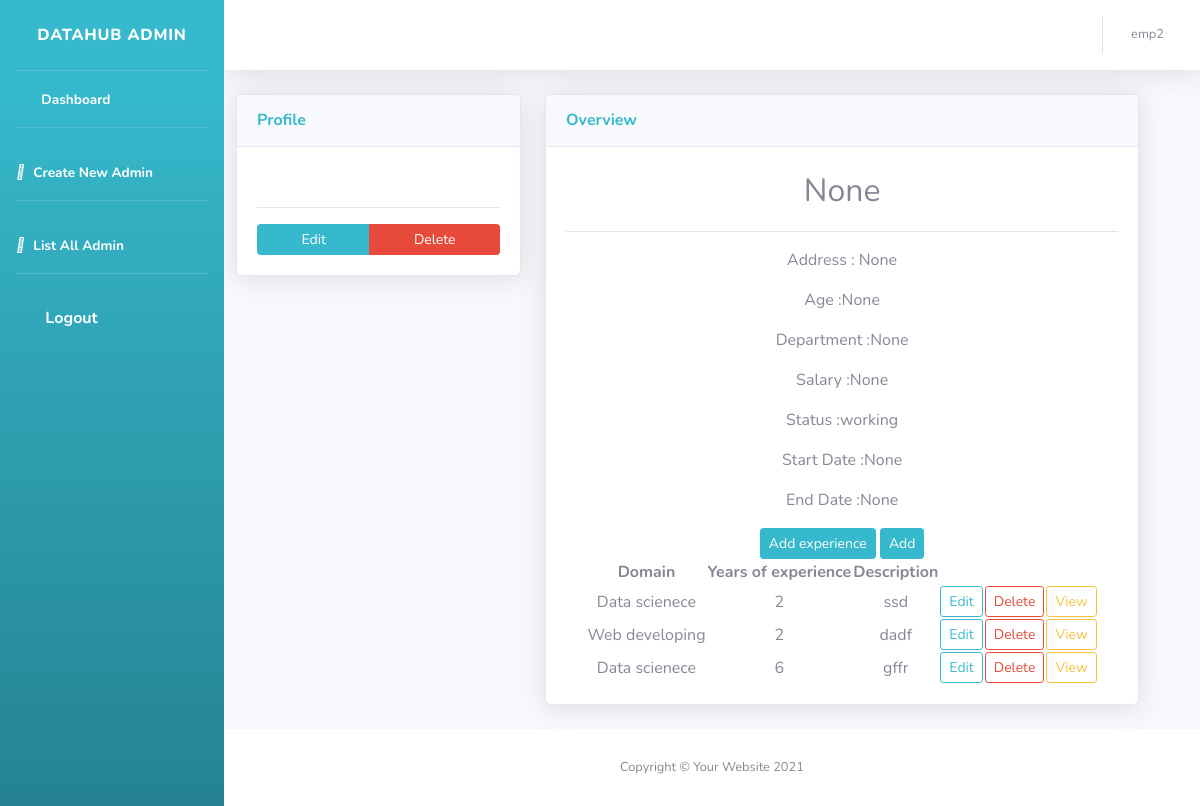
/emp/6 (signed in), run on the app's committed database.
### emp_crud/models.py (models this page shows, shortened)
class Employee(models.Model):
    user = models.OneToOneField(User, on_delete=models.CASCADE, null=True, blank=True)
    name = models.CharField(max_length=100, null=True, blank=True)
    username = models.CharField(max_length=200, default='x')
    password = models.CharField(max_length=200, default='x')
    address = models.CharField(max_length=200, null=True, blank=True)
    age = models.PositiveIntegerField(null=True, blank=True)
    depts = (
        ('Accounts and Finance', 'Accounts and Finance'),
        ('HR', 'HR'),
        ('Sales and marketing', 'Sales and marketing'),
        ('Infrastructures', 'Infrastructures'),
        ('Research and development', 'Research and development'),
        ('IT services', 'IT services'),
        ('Product development', 'Product development'),
        ('Security and transport', 'Security and transport'),
    )
    department = models.CharField(max_length=200, choices=depts, default=None, null=True, blank=True)
    emp_start_date = models.DateField(null=True, blank=True)
    emp_end_date = models.DateField(null=True, blank=True)
    salary = models.PositiveIntegerField(null=True, blank=True)
    photo = models.ImageField(upload_to='media/images', null=True, blank=True)
    options = (
        ('working', 'working'),
        ('resigned', 'resigned')
    )
    status = models.CharField(max_length=100, choices=options, default='working', null=True, blank=True)
    @property
    def imageURL(self):
        if self.photo:
            return self.photo.url
        else:
            return ""

class Exprerience(models.Model):
    emp_id = models.ForeignKey(Employee, on_delete=models.CASCADE)
    domain = models.ForeignKey(Domains, on_delete=models.CASCADE)
    skill = models.ForeignKey(Skills, on_delete=models.CASCADE, default=None)
    years_of_expre = models.IntegerField()
    description = models.TextField(max_length=400)

class Domains(models.Model):
    name = models.CharField(max_length=200)
    def __str__(self):
        return self.name

### emp_crud/views.py (the view)
# urls.py: path('emp/<int:pk>', Detail_emp_view.as_view(), name='details'),
@method_decorator(decs, name="dispatch")
class Detail_emp_view(DetailView):
    template_name = 'emp_details.html'
    model = Employee
    context_object_name = 'emp'
    def get_context_data(self, **kwargs):
        user = Employee.objects.get(id=self.request.user.id)
        usr = self.kwargs['pk']
        context = super().get_context_data(**kwargs)
        context["exp_list"] = Exprerience.objects.filter(emp_id=usr)
        return context

### emp_crud/views.py (called while the page is built)
def signin_required(fn):
    def wrapper(request, *args, **kwargs):
        if not request.user.is_authenticated:
            messages.error(request, 'invalid session')
            return redirect("signin")
        else:
            return fn(request, *args, **kwargs)
    return wrapper

### emp_crud/templates/emp_details.html (shortened to what this page needs)
{% extends 'base.html' %}
{% block content %}
<div class="row" style="width: 95%; margin-left: 0; margin-right: 0;">
    <div class="col-xl-4 col-lg-5 ">
        <div class="card shadow mb-4">
            <div class="card-header py-3 d-flex flex-row align-items-center justify-content-between">
                <h6 class="m-0 font-weight-bold text-info">Profile</h6>
            </div>
            <div class="card-body">
                <hr class="sidebar-divider">
                <div class="btn-group" style="width: 100%;" role="group" aria-label="Basic mixed styles example">
                    <a href="{% url 'update' emp.id %}" class="btn btn-info btn-sm ">Edit</a>
                    <a href="{% url 'delete' emp.id %}" class="btn btn-danger btn-sm ">Delete</a>
                </div>
            </div>
        </div>
    </div>
    <div class="col-xl-8 col-lg-7">
        <div class="card shadow mb-4">
            <div class="card-header py-3 d-flex flex-row align-items-center justify-content-between">
                <h6 class="m-0 font-weight-bold text-info">Overview</h6>
            </div>
            <div class="card-body text-center">
                <p style="font-size: xx-large; ">{{emp.name}}</p>
                <hr class="sidebar-divider">
                <p>Address : {{emp.address}}</p>
                <p>Age :{{emp.age}}</p>
                <p>Department :{{emp.department}}</p>
                <p>Salary :{{emp.salary}}</p>
                <p>Status :{{emp.status}}</p>
                <p>Start Date :{{emp.emp_start_date}}</p>
                <p>End Date :{{emp.emp_end_date}}</p>
                <a href="{% url 'addexp' emp.id %}" class="btn btn-info btn-sm ">Add experience</a>
                <a href="{% url 'addexpform' emp.id %}" class="btn btn-info btn-sm ">Add</a>
                <center>
                <table class="text-center">
                    <tr>
                        <th>Domain</th>
                        <th>Years of experience</th>
                        <th>Description
                        <th></th>
                        <th></th>
                        <th></th>
                    </tr>
                    {% for exp in exp_list %}
                    <tr>
                        <td>{{exp.domain}}</td>
                        <td>{{exp.years_of_expre}}</td>
                        <td>{{exp.description}}</td>
                        <td><a href="{% url 'update-exp' exp.id %}" class="btn btn-outline-info btn-sm ">Edit</a></td>
                        <td><a href="{% url 'delete-exp' exp.id %}" class="btn btn-outline-danger btn-sm ">Delete</a>
                        <td><a href="{% url 'display-exp' exp.id %}" class="btn btn-outline-warning btn-sm ">View</a></td>
                        </td>
                    </tr>
                    {% endfor %}
                </table>
            </center>
            </div>
        </div>
    </div>
</div>
{% endblock content %}

### emp_crud/templates/base.html (shortened to what this page needs)
<!DOCTYPE html>
{% load static %}
<html lang="en">
<head>
    <link href="{% static 'vendor/fontawesome-free/css/all.min.css'%}" rel="stylesheet" type="text/css">
    <link href="{% static 'css/sb-admin-2.min.css'%}" rel="stylesheet">
</head>
<body id="page-top">
    <div id="wrapper">
        <ul class="navbar-nav bg-gradient-info sidebar sidebar-dark accordion" id="accordionSidebar">
            <a class="sidebar-brand d-flex align-items-center justify-content-center" href="{% url 'home' %}">
                <div class="sidebar-brand-text mx-3">DataHub Admin</div>
            </a>
            <hr class="sidebar-divider my-0">
            <li class="nav-item active">
                <a class="nav-link" href="{% url 'home' %}">
                    <i class="fas fa-fw fa-tachometer-alt"></i>
                    <span>Dashboard</span></a>
            </li>
            <hr class="sidebar-divider">
            <li class="nav-item active">
                <a class="nav-link" href="{% url 'signup' %}">
                    <i class="fa-sharp fa-solid fa-user"></i>
                    <span>Create New Admin</span></a>
            </li>
            <hr class="sidebar-divider">
            <li class="nav-item active">
                <a class="nav-link" href="{% url 'list-admin' %}">
                    <i class="fa-sharp fa-solid fa-user"></i>
                    <span>List All Admin</span></a>
            </li>
            <hr class="sidebar-divider d-none d-md-block">
            <li class="nav-item active">
                <a class="nav-link" href="{% url 'signout' %}">
                    <i class="fas fa-sign-out-alt fa-sm fa-fw mr-2 text-light-400"></i>
                    Logout
                </a>
            </li>
        </ul>
        <div id="content-wrapper" class="d-flex flex-column">
            <div id="content">
                <nav class="navbar navbar-expand navbar-light bg-white topbar mb-4 static-top shadow">
                    <ul class="navbar-nav ml-auto">
                        <li class="nav-item dropdown no-arrow">
                            <a class="nav-link dropdown-toggle" href="#" id="userDropdown" role="button"
                                data-toggle="dropdown" aria-haspopup="true" aria-expanded="false">
                                <span class="mr-2 d-none d-lg-inline text-gray-600 small">{{request.user}}</span>
                            </a>
                        </li>
                    </ul>
                </nav>
                {% block content %}
                {% endblock content %}
            </div>
            <footer class="sticky-footer bg-white">
                <div class="container my-auto">
                    <div class="copyright text-center my-auto">
                        <span>Copyright &copy; Your Website 2021</span>
                    </div>
                </div>
            </footer>
        </div>
    </div>
</body>
</html>

### data on the page
Employee: name "None", address "None", age "None", department "None", salary "None", status "working", emp_start_date "None", emp_end_date "None"
Exprerience: domain "Data scienece", years_of_expre "2", description "ssd"
Exprerience: domain "Web developing", years_of_expre "2", description "dadf"
Exprerience: domain "Data scienece", years_of_expre "6", description "gffr"

### other printed values
{{ request.user }} "emp2"
